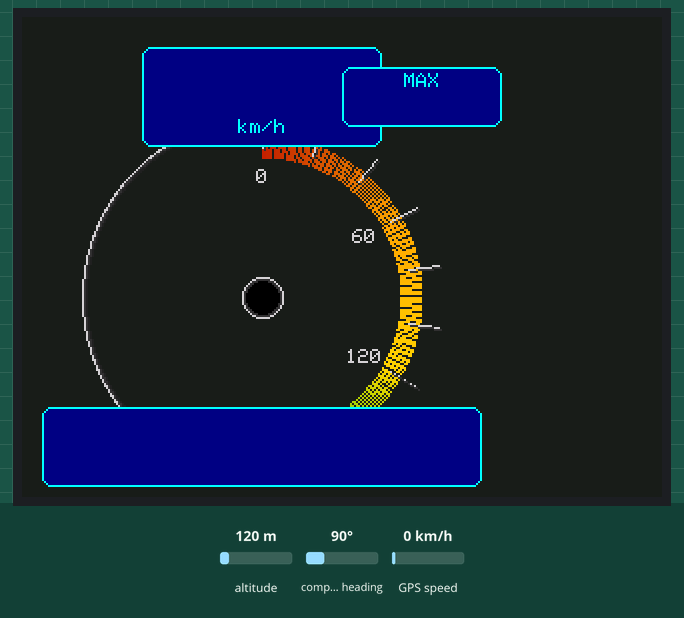
The sketch below on a simulated ESP32. Parts: 320×240 colour display. The inputs (shaded band) are chosen by the test bench; at power-on: GPS speed 0 km/h, altitude 120 m, compass heading 90°. The GPS gets a fix after 3 s at 37.7749, -122.4194 with 8 satellites.

Above: at 0.4 s.
At 1.5 s:
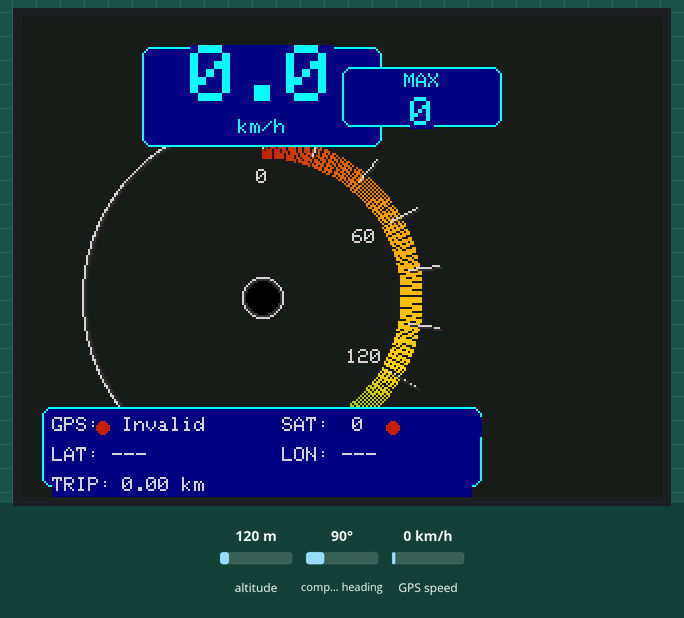
1.6 s: GPS speed set to 3 km/h
At 5.4 s:
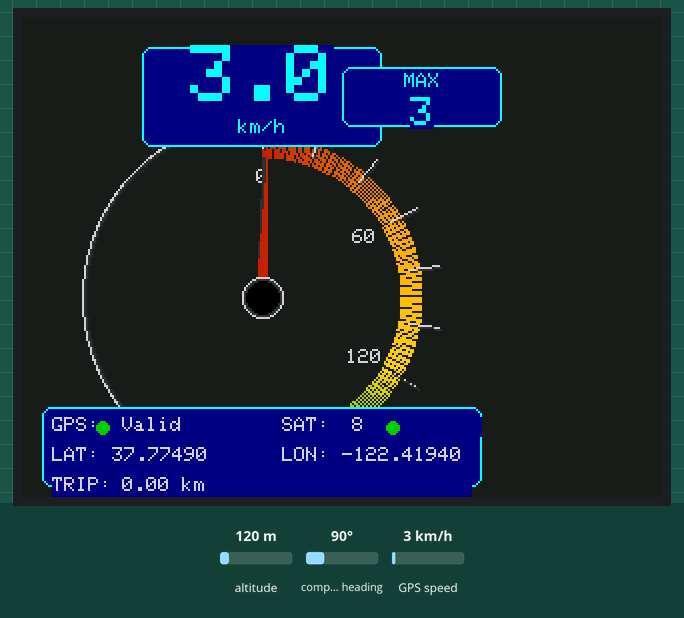
5.7 s: GPS speed set to 30 km/h
At 10.1 s:
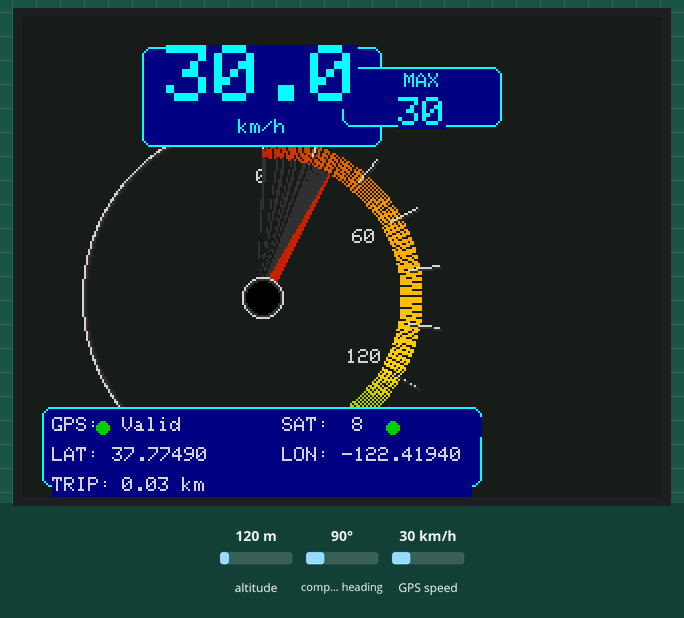
12.0 s: GPS speed set to 118 km/h
At 12.63 s:
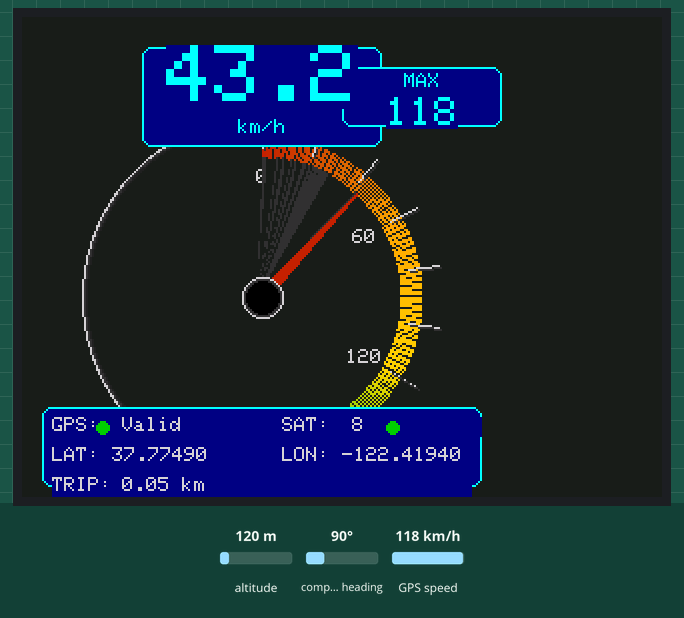
Timing chart, 0 to 14.9 s (numbered marks = the images above; inputs shaded):
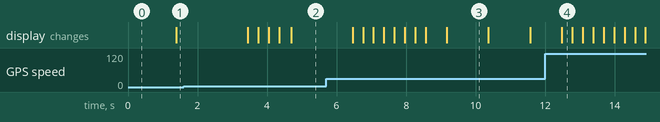

The sketch:

speedometer.ino
```cpp
#include <TFT_eSPI.h>
#include <TinyGPSPlus.h>

// TFT display setup
TFT_eSPI tft = TFT_eSPI();

// GPS setup
HardwareSerial SerialGPS(2); // UART2 (RX2: GPIO 16, TX2: GPIO 17)
TinyGPSPlus gps;

// Color definitions
#define TFT_LIGHTGRAY  0xD69A
#define TFT_DARKGRAY   0x3186
#define TFT_CYAN       0x07FF
#define TFT_GREEN      0x0660
#define TFT_YELLOW     0xFEA0
#define TFT_ORANGE     0xFD20
#define TFT_RED        0xC100
#define TFT_DARKBLUE   0x0010
#define TFT_BACKGROUND 0x18E3 // Dark slate gray

// Display variables
uint32_t targetTime = 0;
float currentSpeed = 0;
float targetSpeed = 0;
float maxSpeed = 0; // For max speed recall
float tripDistance = 0;
float lat = 0.0, lon = 0.0;
int satellites = 0;
bool gpsValid = false;
bool nightMode = false;
uint32_t lastUpdateTime = 0;

// Gauge parameters
#define GAUGE_CENTER_X 120
#define GAUGE_CENTER_Y 140
#define GAUGE_RADIUS 90
#define NEEDLE_LENGTH 70
#define MAX_SPEED 180
#define MIN_SPEED 0
#define SPEED_SMOOTHING 0.15
#define NEEDLE_WIDTH 7

// Layout parameters
#define DIGITAL_X 120
#define DIGITAL_Y 40
#define INFO_X 10
#define INFO_Y 200
#define MAX_SPEED_X 200
#define MAX_SPEED_Y 40

void setup() {
  Serial.begin(115200);
  SerialGPS.begin(9600, SERIAL_8N1, 16, 17);

  // Initialize TFT display
  tft.init();
  tft.setRotation(1); // Landscape with USB port on the left
  tft.fillScreen(TFT_BACKGROUND);

  // Draw static elements
  drawGaugeBackground();
  drawDataFields();

  targetTime = millis() + 1000;
}

void loop() {
  // Read GPS data
  while (SerialGPS.available() > 0) {
    gps.encode(SerialGPS.read());
  }

  // Update display every 50ms for smooth animation
  if (millis() >= targetTime) {
    targetTime = millis() + 50;
    lastUpdateTime = millis();

    // Get GPS data
    if (gps.location.isValid() && gps.speed.isValid()) {
      targetSpeed = gps.speed.kmph();
      if (targetSpeed > maxSpeed) maxSpeed = targetSpeed;

      // Calculate trip distance if moving
      if (targetSpeed > 2) { // 2 km/h threshold
        tripDistance += (targetSpeed / 3600.0) * (50.0 / 1000.0); // km
      }

      lat = gps.location.lat();
      lon = gps.location.lng();
      satellites = gps.satellites.value();
      gpsValid = true;
    } else {
      gpsValid = false;
      targetSpeed = 0;
    }

    // Smooth speed transition
    currentSpeed = currentSpeed + (targetSpeed - currentSpeed) * SPEED_SMOOTHING;

    // Check for no GPS signal after 5 seconds
    if (millis() > 5000 && gps.charsProcessed() < 10) {
      showNoSignalScreen();
    } else {
      // Update display
      updateDisplay();
    }
  }
}

void showNoSignalScreen() {
  tft.fillScreen(TFT_BACKGROUND);
  tft.setTextColor(TFT_ORANGE, TFT_BACKGROUND);
  tft.setTextSize(2);
  tft.setTextDatum(MC_DATUM);
  tft.drawString("NO GPS SIGNAL", 120, 100);
  tft.setTextSize(1);
  tft.drawString("Check GPS module connection", 120, 130);
  delay(1000);
  drawGaugeBackground();
  drawDataFields();
  currentSpeed = 0;
  targetSpeed = 0;
  gpsValid = false;
}

void drawGaugeBackground() {
  // Clear screen with background color
  tft.fillScreen(TFT_BACKGROUND);

  // Draw outer arc with 3D effect
  for (int r = GAUGE_RADIUS; r > GAUGE_RADIUS - 5; r--) {
    uint16_t color = (r == GAUGE_RADIUS) ? TFT_LIGHTGRAY :
                    (r == GAUGE_RADIUS - 1) ? TFT_DARKGRAY :
                    (r == GAUGE_RADIUS - 2) ? 0x2104 : TFT_BACKGROUND;
    tft.drawSmoothArc(GAUGE_CENTER_X, GAUGE_CENTER_Y, r, r - 8, 0, 180, color, TFT_BACKGROUND);
  }

  // Draw colored zones with gradient effect
  drawGradientArcSegment(0, 60, TFT_RED, TFT_ORANGE);    // 120-180 km/h
  drawGradientArcSegment(60, 120, TFT_ORANGE, TFT_YELLOW); // 60-120 km/h
  drawGradientArcSegment(120, 180, TFT_YELLOW, TFT_GREEN);  // 0-60 km/h

  // Draw major ticks with 3D effect
  tft.setTextColor(TFT_LIGHTGRAY, TFT_BACKGROUND);
  tft.setTextSize(1);

  for (int i = 0; i <= MAX_SPEED; i += 20) {
    float angle = map(i, 0, MAX_SPEED, 0, 180);
    float radAngle = radians(angle);

    // Tick marks
    int x1 = GAUGE_CENTER_X + (GAUGE_RADIUS - 15) * cos(radAngle - PI / 2);
    int y1 = GAUGE_CENTER_Y + (GAUGE_RADIUS - 15) * sin(radAngle - PI / 2);
    int x2 = GAUGE_CENTER_X + GAUGE_RADIUS * cos(radAngle - PI / 2);
    int y2 = GAUGE_CENTER_Y + GAUGE_RADIUS * sin(radAngle - PI / 2);

    // 3D effect
    tft.drawLine(x1, y1, x2, y2, TFT_LIGHTGRAY);
    tft.drawLine(x1+1, y1+1, x2+1, y2+1, TFT_DARKGRAY);

    // Labels for major ticks
    if (i % 60 == 0) {
      int labelX = GAUGE_CENTER_X + (GAUGE_RADIUS - 30) * cos(radAngle - PI / 2);
      int labelY = GAUGE_CENTER_Y + (GAUGE_RADIUS - 30) * sin(radAngle - PI / 2);
      tft.setTextDatum(MC_DATUM);
      tft.drawNumber(i, labelX, labelY);
    }
  }

  // Draw center cap with 3D effect
  tft.fillCircle(GAUGE_CENTER_X, GAUGE_CENTER_Y, 10, TFT_DARKGRAY);
  tft.drawCircle(GAUGE_CENTER_X, GAUGE_CENTER_Y, 10, TFT_LIGHTGRAY);
  tft.fillCircle(GAUGE_CENTER_X, GAUGE_CENTER_Y, 8, TFT_BLACK);
}

void drawGradientArcSegment(int startAngle, int endAngle, uint16_t startColor, uint16_t endColor) {
  int segments = endAngle - startAngle;
  for (int i = 0; i < segments; i++) {
    int angle = startAngle + i;
    float ratio = (float)i / (float)segments;
    uint16_t color = interpolateColor(startColor, endColor, ratio);

    float radAngle = radians(angle);
    int x1 = GAUGE_CENTER_X + (GAUGE_RADIUS - 20) * cos(radAngle - PI / 2);
    int y1 = GAUGE_CENTER_Y + (GAUGE_RADIUS - 20) * sin(radAngle - PI / 2);
    int x2 = GAUGE_CENTER_X + (GAUGE_RADIUS - 10) * cos(radAngle - PI / 2);
    int y2 = GAUGE_CENTER_Y + (GAUGE_RADIUS - 10) * sin(radAngle - PI / 2);

    tft.drawLine(x1, y1, x2, y2, color);
  }
}

uint16_t interpolateColor(uint16_t color1, uint16_t color2, float ratio) {
  uint8_t r1 = (color1 >> 11) & 0x1F;
  uint8_t g1 = (color1 >> 5) & 0x3F;
  uint8_t b1 = color1 & 0x1F;

  uint8_t r2 = (color2 >> 11) & 0x1F;
  uint8_t g2 = (color2 >> 5) & 0x3F;
  uint8_t b2 = color2 & 0x1F;

  uint8_t r = r1 + (r2 - r1) * ratio;
  uint8_t g = g1 + (g2 - g1) * ratio;
  uint8_t b = b1 + (b2 - b1) * ratio;

  return (r << 11) | (g << 5) | b;
}

void drawDataFields() {
  // Draw digital speed background
  tft.fillRoundRect(DIGITAL_X - 60, DIGITAL_Y - 25, 120, 50, 5, TFT_DARKBLUE);
  tft.drawRoundRect(DIGITAL_X - 60, DIGITAL_Y - 25, 120, 50, 5, TFT_CYAN);

  // Draw max speed background
  tft.fillRoundRect(MAX_SPEED_X - 40, MAX_SPEED_Y - 15, 80, 30, 5, TFT_DARKBLUE);
  tft.drawRoundRect(MAX_SPEED_X - 40, MAX_SPEED_Y - 15, 80, 30, 5, TFT_CYAN);

  // Draw GPS info background
  tft.fillRoundRect(INFO_X, INFO_Y - 5, 220, 40, 5, TFT_DARKBLUE);
  tft.drawRoundRect(INFO_X, INFO_Y - 5, 220, 40, 5, TFT_CYAN);

  // Draw static labels
  tft.setTextColor(TFT_CYAN, TFT_DARKBLUE);
  tft.setTextSize(1);
  tft.setTextDatum(MC_DATUM);
  tft.drawString("MAX", MAX_SPEED_X, MAX_SPEED_Y - 8);
  tft.drawString("km/h", DIGITAL_X, DIGITAL_Y + 15);
}

void updateDisplay() {
  // Limit speed to gauge range
  if (currentSpeed > MAX_SPEED) currentSpeed = MAX_SPEED;
  if (currentSpeed < MIN_SPEED) currentSpeed = MIN_SPEED;

  // Update digital speed display
  tft.setTextColor(TFT_CYAN, TFT_DARKBLUE);
  tft.setTextSize(4);
  tft.setTextDatum(MC_DATUM);
  tft.drawString(String(currentSpeed, 1), DIGITAL_X, DIGITAL_Y - 10);

  // Update max speed display
  tft.setTextSize(2);
  tft.drawString(String(maxSpeed, 0), MAX_SPEED_X, MAX_SPEED_Y + 8);

  // Update needle position
  drawNeedle(currentSpeed);

  // Update GPS info
  updateGPSInfo();
}

void updateGPSInfo() {
  tft.setTextColor(TFT_LIGHTGRAY, TFT_DARKBLUE);
  tft.setTextSize(1);
  tft.setTextDatum(TL_DATUM);

  // GPS status with icon
  tft.fillRect(INFO_X + 5, INFO_Y, 100, 10, TFT_DARKBLUE);
  tft.drawString("GPS:", INFO_X + 5, INFO_Y);
  tft.drawString(gpsValid ? "Valid" : "Invalid", INFO_X + 40, INFO_Y);
  tft.fillCircle(INFO_X + 30, INFO_Y + 5, 3, gpsValid ? TFT_GREEN : TFT_RED);

  // Satellite count with quality indicator
  tft.fillRect(INFO_X + 120, INFO_Y, 100, 10, TFT_DARKBLUE);
  tft.drawString("SAT:", INFO_X + 120, INFO_Y);
  tft.drawString(String(satellites), INFO_X + 155, INFO_Y);
  uint16_t fixColor = satellites >= 6 ? TFT_GREEN : (satellites >= 3 ? TFT_YELLOW : TFT_RED);
  tft.fillCircle(INFO_X + 175, INFO_Y + 5, 3, fixColor);

  // Coordinates
  tft.fillRect(INFO_X + 5, INFO_Y + 15, 210, 10, TFT_DARKBLUE);
  tft.drawString("LAT:", INFO_X + 5, INFO_Y + 15);
  tft.drawString("LON:", INFO_X + 120, INFO_Y + 15);

  if (gpsValid) {
    tft.drawString(String(lat, 5), INFO_X + 35, INFO_Y + 15);
    tft.drawString(String(lon, 5), INFO_X + 150, INFO_Y + 15);
  } else {
    tft.drawString("---", INFO_X + 35, INFO_Y + 15);
    tft.drawString("---", INFO_X + 150, INFO_Y + 15);
  }

  // Trip distance
  tft.fillRect(INFO_X + 5, INFO_Y + 30, 210, 10, TFT_DARKBLUE);
  tft.drawString("TRIP:", INFO_X + 5, INFO_Y + 30);
  tft.drawString(String(tripDistance, 2) + " km", INFO_X + 40, INFO_Y + 30);
}

void drawNeedle(float speed) {
  static float oldAngle = 0;
  float angle = map(speed, 0, MAX_SPEED, 0, 180);

  // Only redraw if angle changed significantly
  if (abs(angle - oldAngle) > 0.5) {
    // Erase old needle
    drawNeedleTriangle(oldAngle, TFT_BACKGROUND);

    // Draw new needle with shadow effect
    drawNeedleTriangle(angle - 1, TFT_DARKGRAY); // Shadow
    drawNeedleTriangle(angle, TFT_RED); // Main needle

    oldAngle = angle;
  }
}

void drawNeedleTriangle(float angle, uint16_t color) {
  float radAngle = radians(angle - 90);
  float radAngleLeft = radians(angle - 90 + 20); // Wider angle for better visibility
  float radAngleRight = radians(angle - 90 - 20);

  // Calculate triangle vertices
  int x1 = GAUGE_CENTER_X + NEEDLE_LENGTH * cos(radAngle);
  int y1 = GAUGE_CENTER_Y + NEEDLE_LENGTH * sin(radAngle);
  int x2 = GAUGE_CENTER_X + NEEDLE_WIDTH * cos(radAngleLeft);
  int y2 = GAUGE_CENTER_Y + NEEDLE_WIDTH * sin(radAngleLeft);
  int x3 = GAUGE_CENTER_X + NEEDLE_WIDTH * cos(radAngleRight);
  int y3 = GAUGE_CENTER_Y + NEEDLE_WIDTH * sin(radAngleRight);

  // Draw filled triangle
  tft.fillTriangle(x1, y1, x2, y2, x3, y3, color);

  // Redraw center cap
  tft.fillCircle(GAUGE_CENTER_X, GAUGE_CENTER_Y, 10, TFT_DARKGRAY);
  tft.drawCircle(GAUGE_CENTER_X, GAUGE_CENTER_Y, 10, TFT_LIGHTGRAY);
  tft.fillCircle(GAUGE_CENTER_X, GAUGE_CENTER_Y, 8, TFT_BLACK);
}
```

Measured:
- the behaviour switches between 1 and 2 km/h on GPS speed (found by bisection; images 1 and 2)
- after the input at 1.6 s, the display: first changes after 1.8 s (image 2 shows a later state)
- after the input at 5.7 s, the display: first changes after 0.76 s (image 3 shows a later state)
